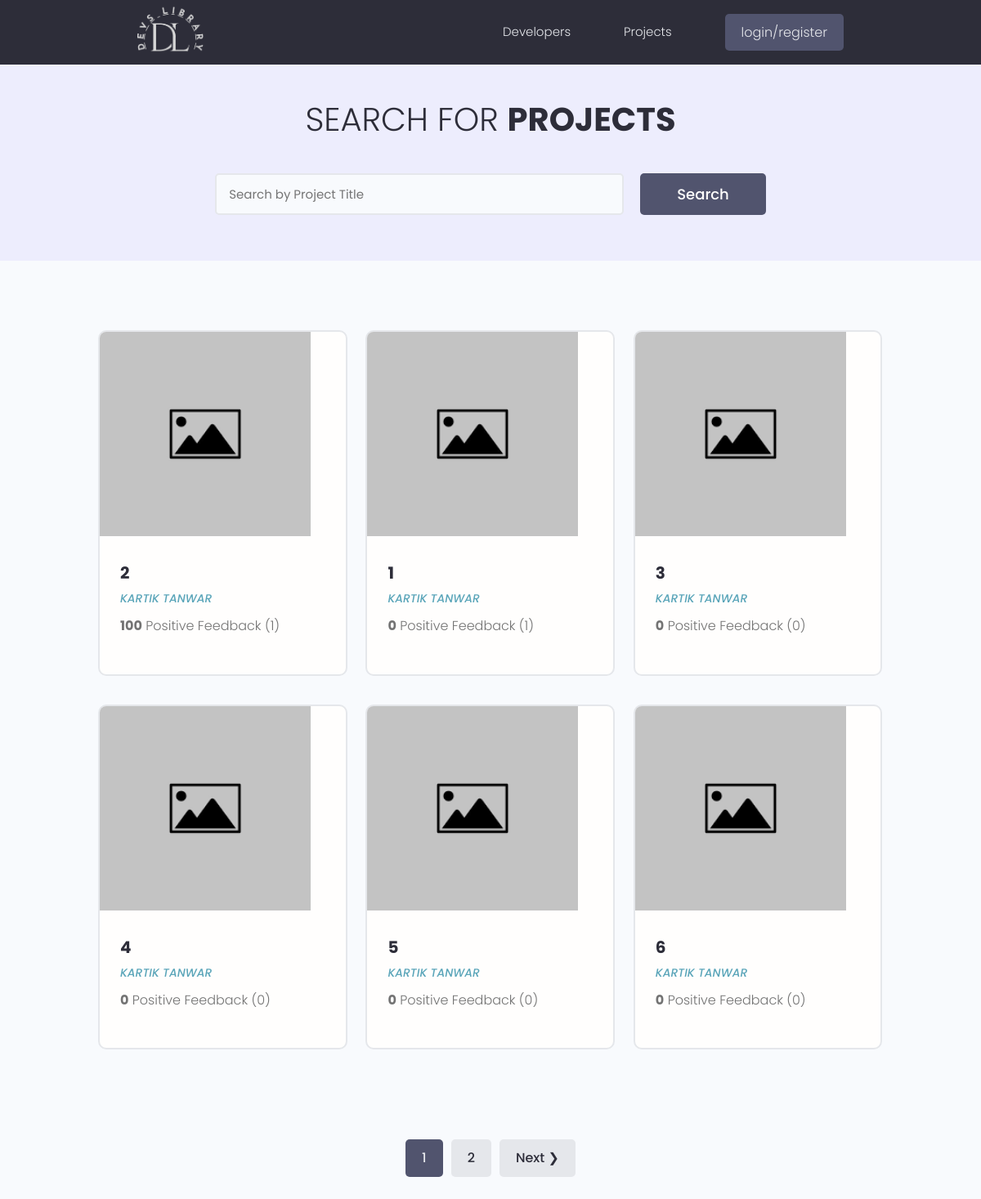
/projects/, run on the app's committed database.
### crudapp/models.py (models this page shows, shortened)
class Project(models.Model):
    owner = models.ForeignKey(Profile, null=True, blank=True, on_delete=models.CASCADE)
    title = models.CharField(max_length=200)
    description = models.TextField(null=True, blank=True)
    featured_image = models.ImageField(null=True, blank=True, default="default.jpg")
    demo_link = models.CharField(max_length=2000, null=True, blank=True)
    source_link = models.CharField(max_length=2000, null=True, blank=True)
    tags = models.ManyToManyField('Tag', blank=True)
    vote_total = models.IntegerField(default=0, null=True, blank=True)
    vote_ratio = models.IntegerField(default=0, null=True, blank=True)
    created = models.DateTimeField(auto_now_add=True)
    id = models.UUIDField(default=uuid.uuid4, unique=True,primary_key=True, editable=False)
    class Meta:
        ordering=['-vote_ratio','-vote_total','title']
    @property
    def imageurl(self):
        try:
            img=self.featured_image.url
        except:
            img=""
        return img

### users/models.py (models this page shows, shortened)
class Profile(models.Model):
    user=models.OneToOneField(User,on_delete=models.CASCADE,null=True,blank=True)
    name=models.CharField(max_length=200,blank=True,null=True)
    username=models.CharField(max_length=200,blank=True,null=True)
    location=models.CharField(max_length=800,blank=True,null=True)
    email=models.EmailField(max_length=200,blank=True,null=True)
    short_intro=models.CharField(max_length=200,blank=True,null=True)
    bio=models.TextField(blank=True,null=True)
    image=models.ImageField(blank=True,null=True,default="profiles/user.png",upload_to="profiles/")
    social_github=models.CharField(max_length=200,blank=True,null=True)
    social_twitter=models.CharField(max_length=200,blank=True,null=True)
    social_linkedin=models.CharField(max_length=200,blank=True,null=True)
    social_youtube=models.CharField(max_length=200,blank=True,null=True)
    social_website=models.CharField(max_length=200,blank=True,null=True)
    created = models.DateTimeField(auto_now_add=True)
    id = models.UUIDField(default=uuid.uuid4, unique=True,primary_key=True, editable=False)
    class Meta:
        ordering=['created']

### crudapp/views.py (the view)
# urls.py: 2. Add a URL to urlpatterns:  path('', views.home, name='home')
def home(request):
    search_query=''
    if request.GET.get('search_query'):
        search_query=request.GET.get('search_query')
    tags=Tag.objects.filter(name__icontains=search_query)
    projects=Project.objects.distinct().filter(Q(title__icontains=search_query)| Q(description__icontains=search_query) | Q(owner__name__icontains=search_query)|Q(tags__in=tags))
    page=request.GET.get('page')
    result=6
    paginator=Paginator(projects,result)
    try:
        projects=paginator.page(page)
    except PageNotAnInteger:
        page=1
        projects=paginator.page(page)
    except EmptyPage:
        page=paginator.num_pages
        projects=paginator.page(page)
    context={"projects":projects,'search_query':search_query,'paginator':paginator}
    return render(request,"crudapp/home.html",context)

### Templates/crudapp/home.html (shortened to what this page needs)
{% extends 'base.html' %}
{% block body %}
<main class="projects">
  <section class="hero-section text-center">
    <div class="container container--narrow">
      <div class="hero-section__box">
        <h2>Search for <span>Projects</span></h2>
      </div>
      <div class="hero-section__search">
        <form class="form" action="" method="get" id='searchform'>
          <div class="form__field">
            <input class="input input--text" id="formInput#search" type="text" name="search_query"
              placeholder="Search by Project Title" value="{{search_query}}" />
          </div>
          <input class="btn btn--sub btn--lg" type="submit" value="Search" />
        </form>
      </div>
    </div>
  </section>
  <section class="projectsList">
    <div class="container">
      <div class="grid grid--three">
        {% for project in projects %}
        <div class="column">
          <div class="card project">
            <a href="{%url 'project' project.id%}}" class="project">
              <img class="project__thumbnail" src="{{project.imageurl}}" alt="project thumbnail" />
              <div class="card__body">
                <h3 class="project__title">{{project.title}}</h3>
                <p><a class="project__author" href="{% url 'userprofile' project.owner.id %}">{{project.owner.name}}</a>
                </p>
                <p class="project--rating">
                  <span style="font-weight: bold;">{{project.vote_ratio}}</span> Positive
                  Feedback ({{project.vote_total}})
                </p>
              </div>
            </a>
          </div>
        </div>
        {%endfor%}
      </div>
      </div>
      </section>
     {% include 'pagination.html' with queryset=projects paginator=paginator %}
      </main>
      {% endblock body %}

### static/styles/app.css (style rules this page uses)
:root { --color-sub: #2d2d39; }
.btn--sub { background-color: var(--color-sub-light); }
.card { border: 2px solid var(--color-light); }
img { width: 100%; }
.hero-section { height: 40vh; display: flex; align-items: center; background-color: var(--color-sub); }
.hero-section__box { margin-bottom: 4rem; }
.hero-section__box > h2, .hero-section__box > h2 > span { font-size: 4rem; color: var(--color-light); line-height: 1.3; text-transform: uppercase; }
.hero-section__box > h2 { font-weight: 300; }
.hero-section__box > h2 > span { font-weight: 700; }
.hero-section__search > .form { display: flex; align-items: center; justify-content: center; gap: 2rem; }
.hero-section__search > .form input.input--text { width: 50rem; }
.project__author { font-size: 1.4rem; font-style: italic; }
.project--rating { margin-bottom: 1.6em; margin-top: .5em; }
.projects > .hero-section { background: var(--color-sub-lighter); height: 30vh; }
.projects .hero-section__box { margin-bottom: 2.5rem; }
.projects .hero-section__box > h2 { color: var(--color-sub); }
.projects .hero-section__box > h2 > span { font-weight: 700; color: var(--color-sub); }
.projectsList { margin-top: 8rem; }
.project__thumbnail { height: 25rem; object-fit: cover; object-position: top center; }
.project__title { font-size: 2rem; font-weight: 700; color: var(--color-sub); }

### static/uikit/styles/modules/_variables.css (style rules this page uses)
:root { --color-main: #5aa5b9; --color-main-light: #e6faff; --color-sub: #3f4156; --color-sub-light: #51546e; --color-sub-lighter: #ededfd; --color-text: #737373; --color-gray: #8b8b8b; --color-light: #e5e7eb; --color-light-gray: #767676; --color-bg: #f8fafd; --color-white: #fffefd; --color-white-light: #f3f3f3; --color-success: #359e64; --color-success-bg: #def8e8; --color-error: #fc4b0b; --color-error-bg: #fff2ee; --font-base: 'Poppins', arial, helvetica, 'Segoe UI', roboto, ubuntu, sans-serif; --font-monospace: 'Fira Code', 'Courier New', courier, monospace; --font-regular: 300; --font-medium: 500; --font-bold: 700; --generic-shadow: 1px 1px 5px #00000010; --generic-transition: all 0.3s ease-in-out; }

### static/uikit/styles/modules/_base.css (style rules this page uses)
* { margin: 0; padding: 0; box-sizing: border-box; text-rendering: optimizeLegibility; color: inherit; font-size: inherit; }
html { font-size: 50%; }
@media only screen and (min-width: 480px) { html { font-size: 56.25%; } }
@media only screen and (min-width: 1200px) { html { font-size: 62.5%; } }
body { line-height: 1.6; font-weight: 400; font-size: 1.5rem; color: var(--color-text); background-color: var(--color-bg); min-height: 100vh; }

### static/uikit/styles/modules/_typography.css (style rules this page uses)
* { font-family: var(--font-base); }
h2 { font-size: 3.6rem; font-weight: var(--font-bold); }
h3 { font-size: 3.2rem; font-weight: var(--font-medium); }
p, span, strong { font-size: 1.6rem; color: var(--color-text); font-weight: var(--font-regular); }
a { padding-bottom: 2px; text-decoration: none; display: inline-block; color: var(--color-main); font-weight: var(--font-medium); }

### static/uikit/styles/modules/_utilities.css (style rules this page uses)
.container { width: 92%; max-width: 165rem; margin: 0 auto; box-sizing: border-box; }
.container--narrow { width: 92%; max-width: 120rem; }
@media screen and (min-width: 1000px) { .container { width: 90%; } }
@media screen and (min-width: 1000px) { .container--narrow { width: 85%; } }
@media screen and (min-width: 1200px) { .container { width: 80%; } }
@media screen and (min-width: 1200px) { .container--narrow { width: 72%; } }
.text-center { text-align: center; }

### static/uikit/styles/modules/_button.css (style rules this page uses)
.btn { display: inline-block; position: relative; cursor: pointer; background-color: var(--color-light); font-weight: var(--font-medium); color: var(--color-sub); text-decoration: none; padding: 1rem 2rem; border-radius: 0.5rem; border: none; width: -webkit-fit-content; width: -moz-fit-content; width: fit-content; height: -webkit-fit-content; height: -moz-fit-content; height: fit-content; font-size: 1.6rem; outline-width: 0; outline-color: transparent; -webkit-backface-visibility: hidden; backface-visibility: hidden; transition: all 0.3s ease-in-out; }
.btn--sub { background-color: var(--color-sub); color: var(--color-white); }
.btn--lg { font-size: 1.8rem; padding: 1.2rem 4.5rem; }

### static/uikit/styles/modules/_card.css (style rules this page uses)
.card { border-radius: 1rem; background-color: var(--color-white); border: 1.5px solid var(--color-light); width: auto; height: auto; margin-top: 0.5rem; margin-bottom: 0.5rem; overflow: hidden; }
.card__body, .card__header { padding: 2rem 2.5rem; }

### data on the page
Project: imageurl (placeholder picture), title "2", owner.name "KARTIK TANWAR", vote_ratio "100", vote_total "1"
Project: imageurl (placeholder picture), title "1", owner.name "KARTIK TANWAR", vote_ratio "0", vote_total "1"
Project: imageurl (placeholder picture), title "3", owner.name "KARTIK TANWAR", vote_ratio "0", vote_total "0"
Project: imageurl (placeholder picture), title "4", owner.name "KARTIK TANWAR", vote_ratio "0", vote_total "0"
Project: imageurl (placeholder picture), title "5", owner.name "KARTIK TANWAR", vote_ratio "0", vote_total "0"
Project: imageurl (placeholder picture), title "6", owner.name "KARTIK TANWAR", vote_ratio "0", vote_total "0"

### other printed values
{{ i }} "1"
{{ i }} "2"
